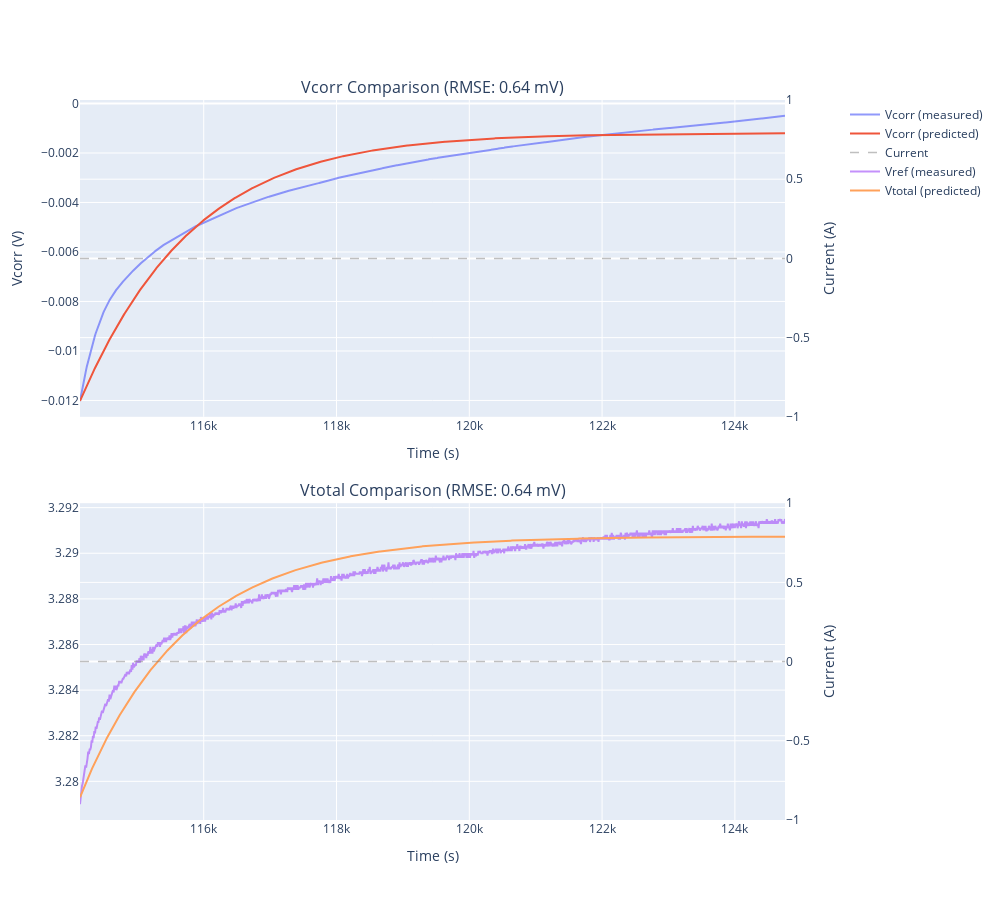

Notebook source saved alongside this figure:
### Code cell
# 트레이닝 후
from battery_ode_wrapper import simulate_battery_ode
import matplotlib
matplotlib.use('module://matplotlib_inline.backend_inline')  # Reset backend

Vcorr_pred, Vcorr_target, Vtotal_pred, Vtotal_meas, time = simulate_battery_ode(
    ode_wrapper, data_dict, device=device, plot=True
)

### Figure 1 — Plotly figure (JSON) as saved in the notebook; plotly's stock layout.template omitted (floating-point values rounded to 4 significant figures; data arrays with more than 128 entries replaced by an {"elided": "..."} marker saying what was removed)
{"data": [{"line": {"width": 2}, "name": "Vcorr (measured)", "opacity": 0.7, "type": "scatter", "x": {"elided": "1015 float values"}, "xaxis": "x", "y": {"elided": "1015 float values"}, "yaxis": "y"}, {"line": {"width": 2}, "name": "Vcorr (predicted)", "type": "scatter", "x": {"elided": "1015 float values"}, "xaxis": "x", "y": {"elided": "1015 float values"}, "yaxis": "y"}, {"line": {"color": "gray", "dash": "dash", "width": 1.5}, "name": "Current", "opacity": 0.5, "type": "scatter", "x": {"elided": "1015 float values"}, "xaxis": "x", "y": {"elided": "1015 float values"}, "yaxis": "y2"}, {"line": {"width": 2}, "name": "Vref (measured)", "opacity": 0.7, "type": "scatter", "x": {"elided": "1015 float values"}, "xaxis": "x2", "y": {"elided": "1015 float values"}, "yaxis": "y3"}, {"line": {"width": 2}, "name": "Vtotal (predicted)", "type": "scatter", "x": {"elided": "1015 float values"}, "xaxis": "x2", "y": {"elided": "1015 float values"}, "yaxis": "y3"}, {"line": {"color": "gray", "dash": "dash", "width": 1.5}, "name": "Current", "opacity": 0.5, "showlegend": false, "type": "scatter", "x": {"elided": "1015 float values"}, "xaxis": "x2", "y": {"elided": "1015 float values"}, "yaxis": "y4"}], "layout": {"annotations": [{"font": {"size": 16}, "showarrow": false, "text": "Vcorr Comparison (RMSE: 0.64 mV)", "x": 0.47, "xanchor": "center", "xref": "paper", "y": 1, "yanchor": "bottom", "yref": "paper"}, {"font": {"size": 16}, "showarrow": false, "text": "Vtotal Comparison (RMSE: 0.64 mV)", "x": 0.47, "xanchor": "center", "xref": "paper", "y": 0.44, "yanchor": "bottom", "yref": "paper"}], "height": 900, "hovermode": "x unified", "showlegend": true, "width": 1000, "xaxis": {"anchor": "y", "domain": [0, 0.94], "title": {"text": "Time (s)"}}, "xaxis2": {"anchor": "y3", "domain": [0, 0.94], "title": {"text": "Time (s)"}}, "yaxis": {"anchor": "x", "domain": [0.56, 1], "title": {"text": "Vcorr (V)"}}, "yaxis2": {"anchor": "x", "overlaying": "y", "side": "right", "title": {"text": "Current (A)"}}, "yaxis3": {"anchor": "x2", "domain": [0, 0.44]}, "yaxis4": {"anchor": "x2", "overlaying": "y3", "side": "right", "title": {"text": "Current (A)"}}}}
